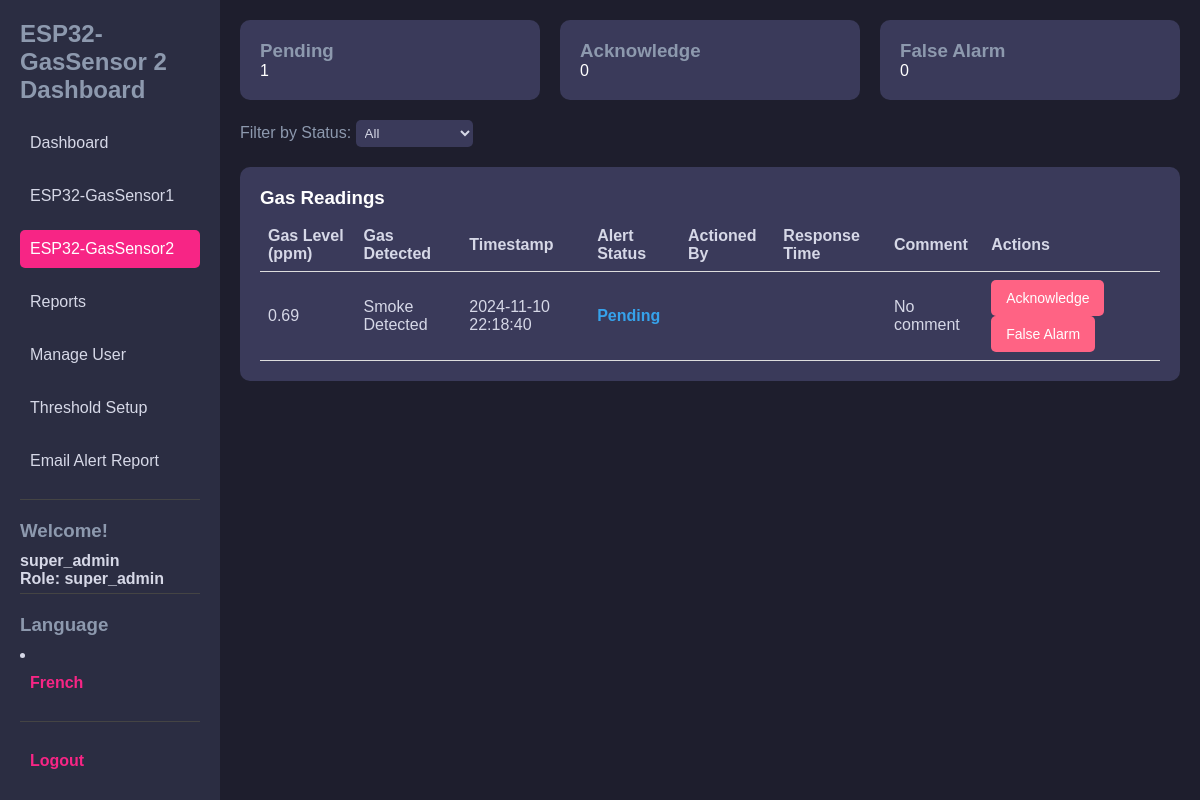
The page /dashboard/gs2.php (signed in) on the database its author committed.
### tables this page shows
CREATE TABLE `sensor_reading` (
  `readingID` int(11) NOT NULL,
  `deviceID` varchar(11) DEFAULT NULL,
  `ppm` float NOT NULL,
  `smoke_status` tinyint(1) DEFAULT 0,
  `co_status` tinyint(1) DEFAULT 0,
  `lpg_status` tinyint(1) DEFAULT 0,
  `actionby` int(11) DEFAULT NULL,
  `status` tinyint(1) DEFAULT 0,
  `actionbytimestamp` timestamp NULL DEFAULT NULL,
  `timestamp` timestamp NOT NULL DEFAULT current_timestamp(),
  `comment` varchar(255) DEFAULT NULL
);

### dashboard/gs2.php (the view, shortened to what this page needs)
<?php
include '../db_connection.php';
$query = "
    SELECT
        sr.readingID,
        sr.deviceID,
        sr.ppm,
        sr.smoke_status,
        sr.co_status,
        sr.lpg_status,
        sr.timestamp,
        sr.status,
        u.username AS actioned_by,
        sr.comment,
        sr.actionbytimestamp -- Select the actual actionbytimestamp
    FROM
        sensor_reading sr
    JOIN
        device d ON sr.deviceID = d.deviceID
    LEFT JOIN
        `user` u ON sr.actionby = u.userID
    WHERE
        sr.deviceID = 'GS2' AND sr.status IN (1, 2, 3)
    ORDER BY
        sr.timestamp DESC
";
$stmt = $pdo->prepare($query);
$stmt->execute();
$gas_readings = $stmt->fetchAll(PDO::FETCH_ASSOC);
?>
<!DOCTYPE html>
<html lang="en">
<head>
</head>
<body>
    <div class="dashboard-container">
        <aside class="sidebar">
            <div>
                <h2>ESP32-GasSensor 2 Dashboard</h2>
                <nav>
                    <ul>
                        <li><a href="dashboard.php">Dashboard</a></li>
                        <li><a href="gs1.php">ESP32-GasSensor1</a></li>
                        <li><a href="gs2.php" class="active">ESP32-GasSensor2</a></li>
                        <li><a href="Reports.php">Reports</a></li>
                        <?php if ($_SESSION['userrole'] !== 'user'): ?>
                            <li><a href="manage_user.php">Manage User</a></li>
                            <li><a href="Threshold.php">Threshold Setup</a></li>
                            <li><a href="email_alert_report.php">Email Alert Report</a></li>
                        <?php endif; ?>
                    </ul>
                </nav>
            </div>
            <div class="bottom-section">
                <h3>Welcome!</h3>
                <h4><?php echo htmlspecialchars($_SESSION['username']); ?></h4>
                <h4>Role: <?php echo htmlspecialchars($_SESSION['userrole']); ?></h4>
            </div>
            <div class="bottom-section">
                <h3>Language</h3>
                <li><a href="gs2_fr.php">French</a></li>
            </div>
            <div class="bottom-section">
                <a href="../logout.php">Logout</a>
            </div>
        </aside>
        <main class="main-dashboard">
            <div class="dashboard-header">
                <div class="header-box">
                    <h3>Pending</h3>
                    <p><?php echo count(array_filter($gas_readings, fn($reading) => $reading['status'] == 1)); ?></p>
                </div>
                <div class="header-box">
                    <h3>Acknowledge</h3>
                    <p><?php echo count(array_filter($gas_readings, fn($reading) => $reading['status'] == 2)); ?></p>
                </div>
                <div class="header-box">
                    <h3>False Alarm</h3>
                    <p><?php echo count(array_filter($gas_readings, fn($reading) => $reading['status'] == 3)); ?></p>
                </div>
            </div>
            <div class="filter-section">
                <label for="statusFilter">Filter by Status:</label>
                <select id="statusFilter" onchange="filterStatus(this.value)">
                    <option value="">All</option>
                </select>
            </div>
            <div class="table-container">
                <h3>Gas Readings</h3>
                <table>
                    <thead>
                        <tr>
                            <th>Gas Level (ppm)</th>
                            <th>Gas Detected</th>
                            <th>Timestamp</th>
                            <th>Alert Status</th>
                            <th>Actioned By</th>
                            <th>Response Time</th>
                            <th>Comment</th>
                            <th>Actions</th>
                        </tr>
                    </thead>
                    <tbody id="gasReadingsTable">
                        <?php foreach ($gas_readings as $reading): ?>
                            <tr data-status="<?php echo strtolower($reading["status"]); ?>">
                                <td><?php echo $reading["ppm"]; ?></td>
                                <td>
                                    <?php
                                    if ($reading["smoke_status"] == 1) {
                                        echo "Smoke Detected";
                                    } elseif ($reading["co_status"] == 1) {
                                        echo "CO Detected";
                                    } elseif ($reading["lpg_status"] == 1) {
                                        echo "LPG Detected";
                                    } else {
                                        echo "No Gas Detected";
                                    }
                                    ?>
                                </td>
                                <td><?php echo $reading["timestamp"]; ?></td>
                                <td class="<?php echo 'status-' . ($reading['status'] == 1 ? 'pending' : ($reading['status'] == 2 ? 'acknowledged' : 'false-alarm')); ?>">
                                    <?php
                                    if ($reading["status"] == 1) {
                                        echo "Pending";
                                    } elseif ($reading["status"] == 2) {
                                        echo "Acknowledged";
                                    } elseif ($reading["status"] == 3) {
                                        echo "False Alarm";
                                    }
                                    ?>
                                </td>
                                <td><?php echo $reading["actioned_by"]; ?></td>
                                <td><?php echo $reading["actionbytimestamp"]; ?></td>
                                <td><?php echo $reading["comment"] ? $reading["comment"] : 'No comment'; ?></td>
                                <td>
                                    <button class="action-button acknowledge-button" onclick="openPopup('<?php echo $reading['readingID']; ?>', 'acknowledge')">Acknowledge</button>
                                    <button class="action-button false-alarm-button" onclick="openPopup('<?php echo $reading['readingID']; ?>', 'false_alarm')">False Alarm</button>
                                </td>
                            </tr>
                        <?php endforeach; ?>
                    </tbody>
                </table>
            </div>
        </main>
    </div>
</body>
</html>

### dashboard/gs2.php (style rules this page uses)
* { margin: 0; padding: 0; box-sizing: border-box; }
body { font-family: Arial, sans-serif; background-color: #1E1E2D; color: #fff; display: flex; }
.dashboard-container { display: flex; height: 100vh; width: 100%; }
.sidebar { background-color: #2B2D42; width: 220px; padding: 20px; display: flex; flex-direction: column; justify-content: space-between; }
.sidebar h2 { color: #8D99AE; font-size: 1.5em; margin-bottom: 20px; }
.sidebar ul { list-style: none; padding-left: 0; }
.sidebar li { margin-bottom: 15px; }
.sidebar a { text-decoration: none; color: #D6D8E7; font-size: 1em; display: block; padding: 10px; border-radius: 5px; transition: background-color 0.2s; }
.sidebar a:hover, .sidebar a.active { background-color: #F72585; color: #fff; }
.bottom-section { border-top: 1px solid #444; padding-top: 20px; color: #D6D8E7; text-align: left; }
.bottom-section h3, .bottom-section h5 { color: #8D99AE; margin-bottom: 10px; }
.bottom-section a { color: #F72585; text-decoration: none; font-weight: bold; }
.main-dashboard { flex: 1; padding: 20px; overflow-y: auto; }
.dashboard-header { display: flex; gap: 20px; margin-bottom: 20px; }
.header-box { background: #3A3A5A; padding: 20px; border-radius: 10px; flex: 1; }
.header-box h3 { color: #8D99AE; }
.filter-section { margin: 20px 0; color: #8D99AE; }
.filter-section select { padding: 5px; background-color: #3A3A5A; color: #D6D8E7; border: none; border-radius: 5px; }
.table-container { background: #3A3A5A; padding: 20px; border-radius: 10px; }
table { width: 100%; color: #D6D8E7; margin-top: 10px; border-collapse: collapse; }
table th, table td { padding: 8px; text-align: left; border-bottom: 1px solid #ddd; }
.status-pending { color: #36A2EB; font-weight: bold; }
.action-button { background-color: #FF6384; color: white; border: none; padding: 10px 15px; border-radius: 5px; cursor: pointer; transition: background-color 0.3s; font-size: 14px; }

### rows shown on the page
sensor_reading: status "1", status "0", ppm "0.69", smoke_status "Smoke Detected", timestamp "2024-11-10 22:18:40", shows "Pending", shows "No comment"

### other values the page prints
$_SESSION['username'] "super_admin"
$_SESSION['userrole'] "super_admin"
